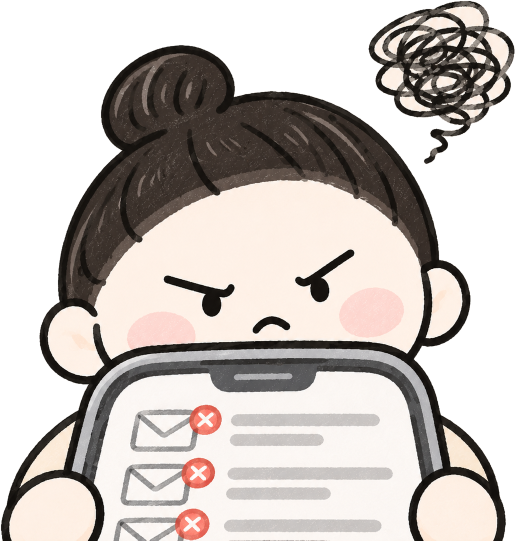
#> input picture 03_뿌뿌_인스타툰_에이전트/00_자동화/무료모드/stickers/angry_phone.png, 1031 x 1081 px, given in place of pose_sulky_sit.png, which was not available (shown at 1/2 size)
$ python make_catalog.py
#> lines starting #> are read from the running program, lines starting #| are printed output that depends on the picture
"""스티커 목록 이미지 만들기: python3 make_catalog.py → 스티커_목록.jpg"""
import json
from pathlib import Path
from PIL import Image, ImageDraw, ImageFont
HERE = Path(__file__).resolve().parent
idx = json.loads((HERE / 'stickers' / 'stickers.json').read_text(encoding='utf-8'))
#> (reads 03_뿌뿌_인스타툰_에이전트/00_자동화/무료모드/stickers/stickers.json from the repository)
fb = ImageFont.truetype(str(HERE / 'fonts' / 'GmarketSansTTFBold.ttf'), 20)
fm = ImageFont.truetype(str(HERE / 'fonts' / 'GmarketSansTTFMedium.ttf'), 17)
C, S = 5, 300
ids = list(idx); R = (len(ids) + C - 1) // C
W = Image.new('RGB', (C * S, R * (S + 60)), (255, 245, 234)); d = ImageDraw.Draw(W)
#> after `W = Image.new('RGB', (C * S, R * (S + 60)), (255, 245, 234))`:
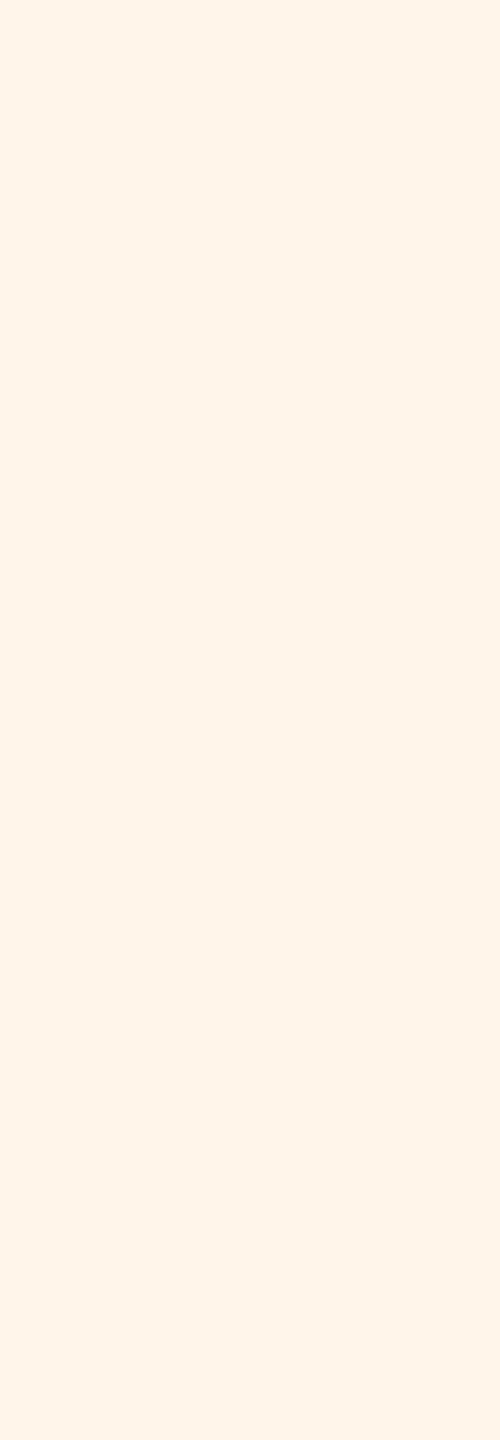
#> W: PIL image 1500x4320 RGB (shown at 1/3 size); mean R, G, B 255, 245, 234
for i, k in enumerate(ids):
    im = Image.open(HERE / 'stickers' / f'{k}.png'); im.thumbnail((S - 20, S - 20))
#> further down, im is the input picture: PIL image 1031x1081 RGBA; mean R, G, B, A 196, 185.1, 177.8, 173.7
#> after `im.thumbnail((S - 20, S - 20))`:
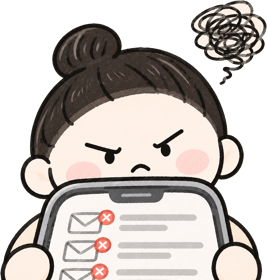
#> im: PIL image 267x280 RGBA; mean R, G, B, A 117.4, 110.8, 106.6, 173.7; transparent parts drawn white
    x = (i % C) * S; y = (i // C) * (S + 60)
    W.paste(im, (x + (S - im.width) // 2, y + (S - im.height) // 2), im)
    d.text((x + 10, y + S + 2), k, font=fb, fill=(58, 46, 40))
    d.text((x + 10, y + S + 28), idx[k]['desc'][:18], font=fm, fill=(120, 100, 90))
#> pass 2 of the loop `for i, k in enumerate(ids):`:
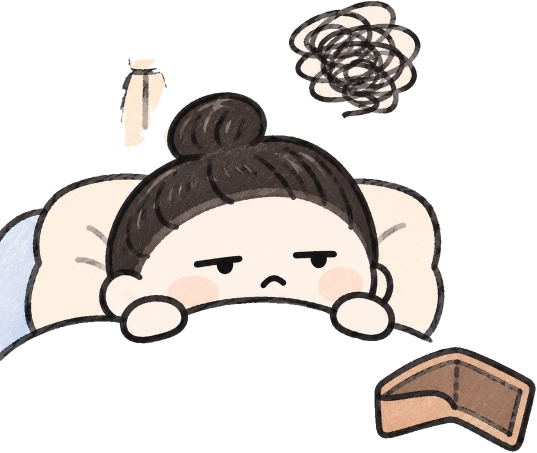
#> input picture 03_뿌뿌_인스타툰_에이전트/00_자동화/무료모드/stickers/bed_gloomy.png, 1073 x 905 px, given in place of wave_smile.png, which was not available (shown at 1/2 size)
#> im is the input picture: PIL image 1073x905 RGBA; mean R, G, B, A 193.9, 185.3, 181, 102.5
#> `im.thumbnail((S - 20, S - 20))`:
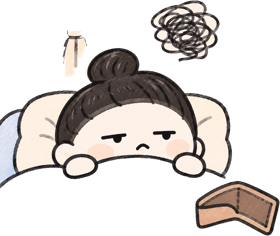
#> im: PIL image 280x236 RGBA; mean R, G, B, A 67.7, 62.7, 59.6, 102.5; transparent parts drawn white
#> `W.paste(im, (x + (S - im.width) // 2, y + (S - im.height) // 2), im)`:
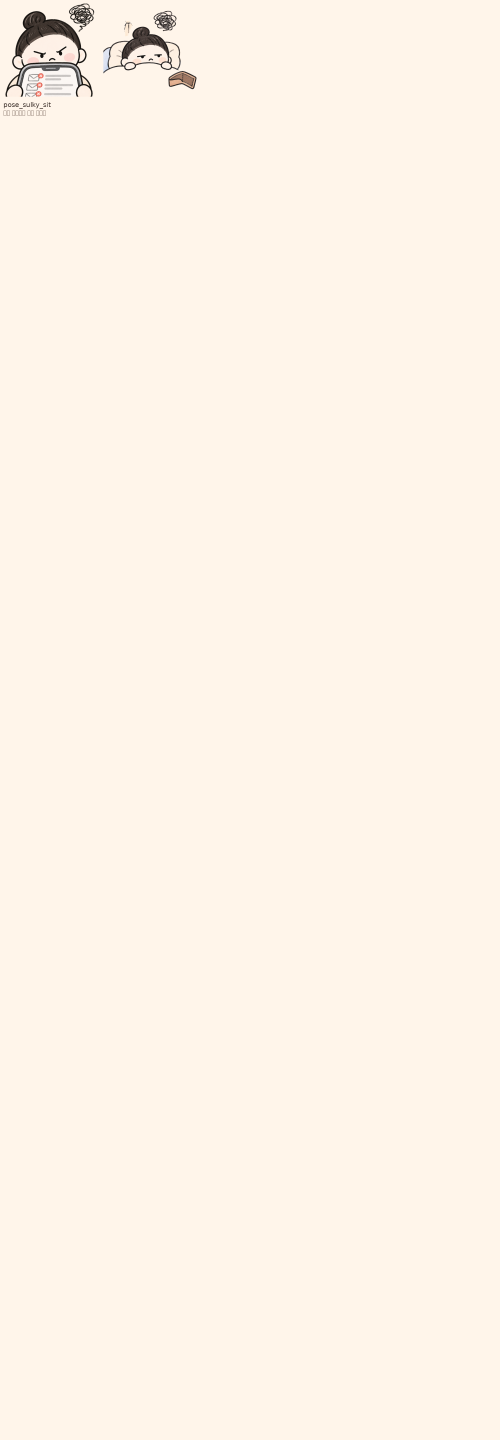
#> W: PIL image 1500x4320 RGB (shown at 1/3 size); mean R, G, B 253.9, 243.9, 233
#> (the run stopped early here; a loop or call above may not have finished)
